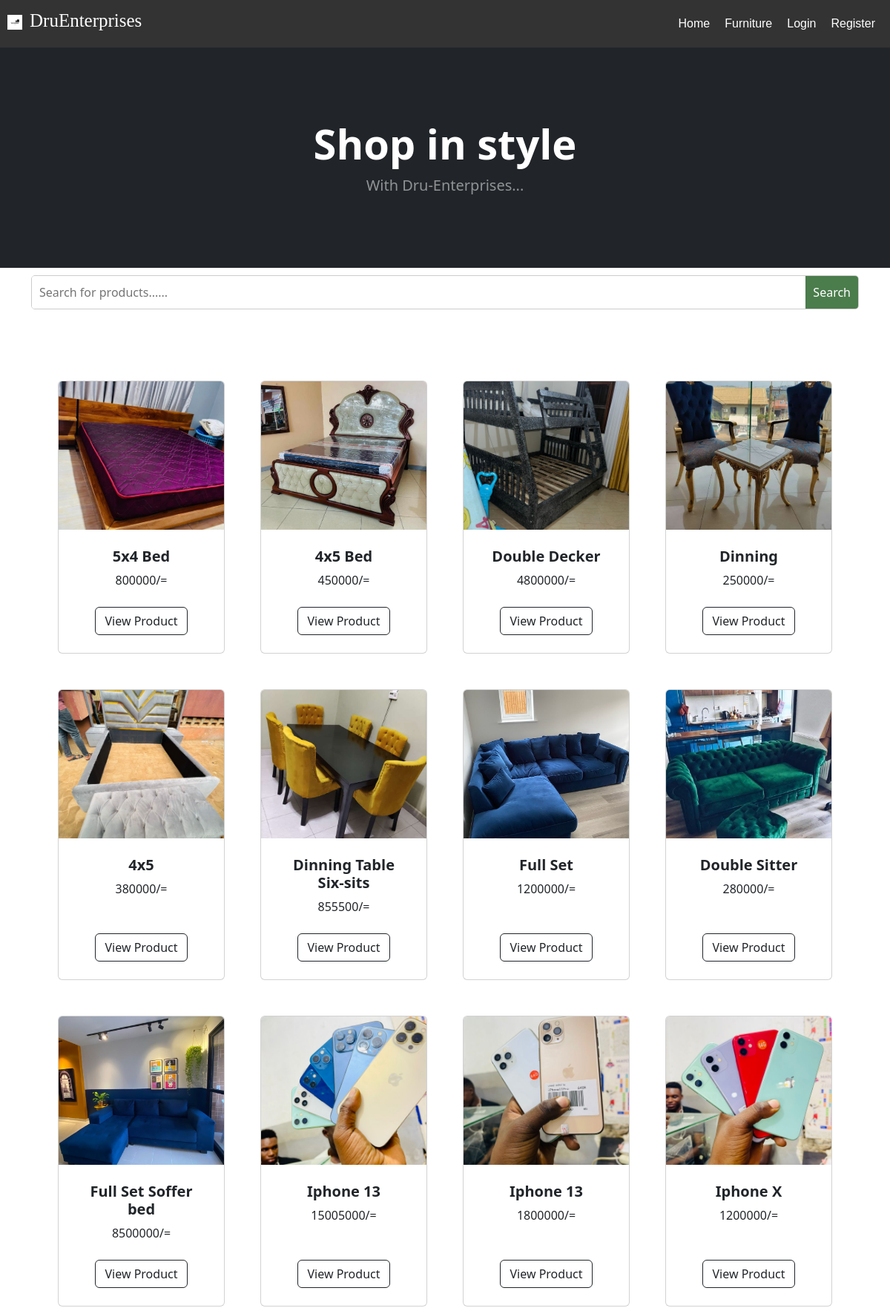
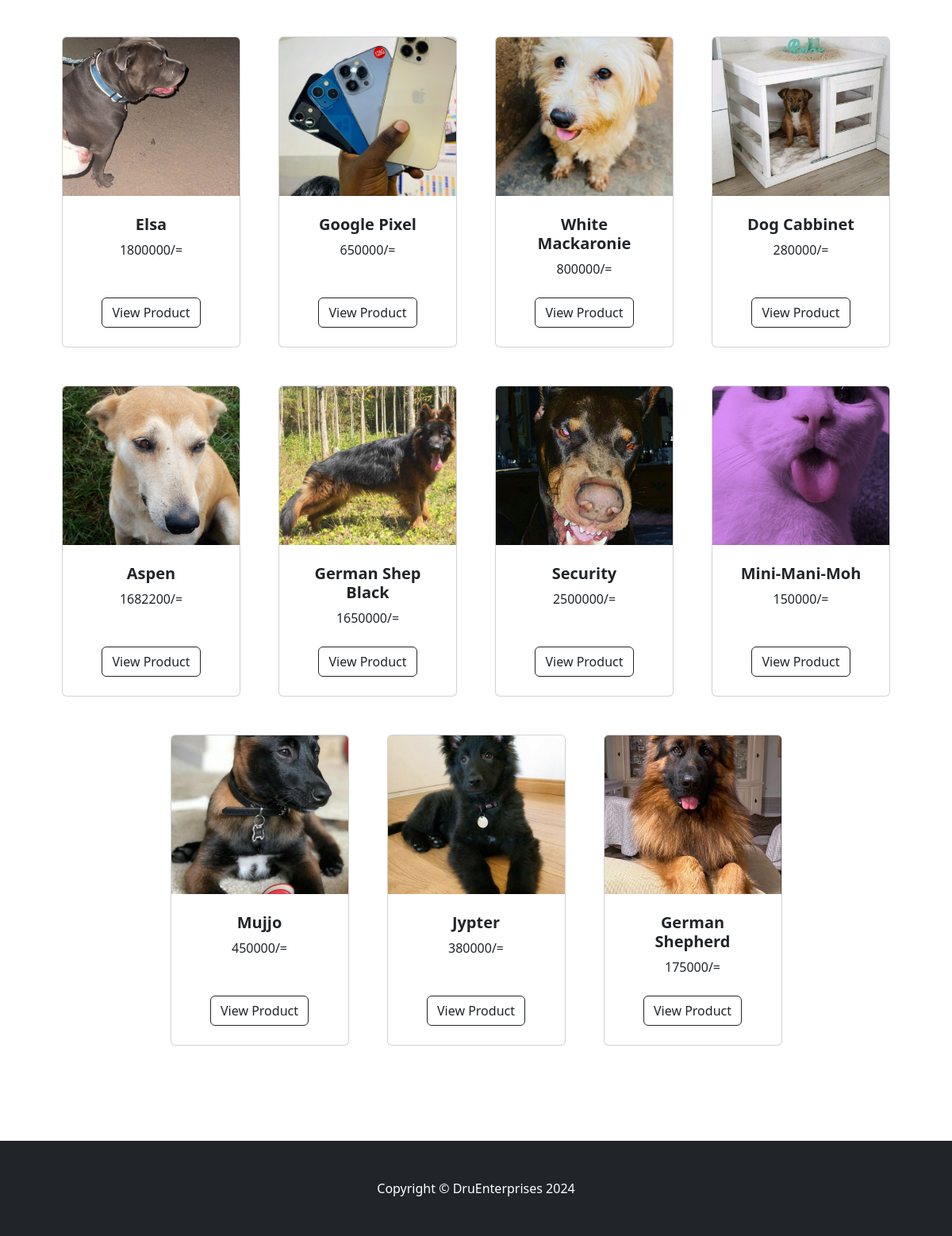
The app's page /, older data (2 pictures, top to bottom).
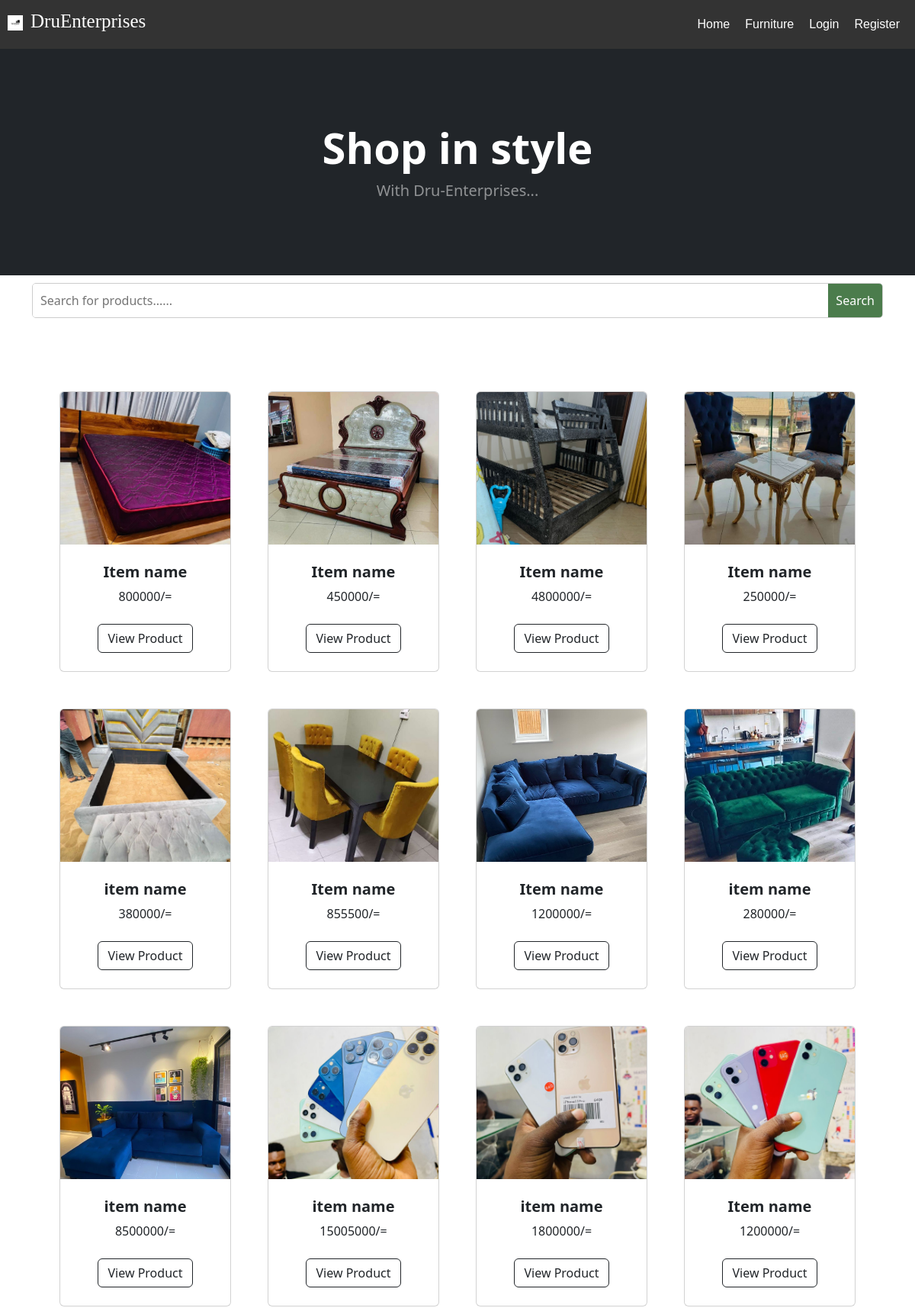
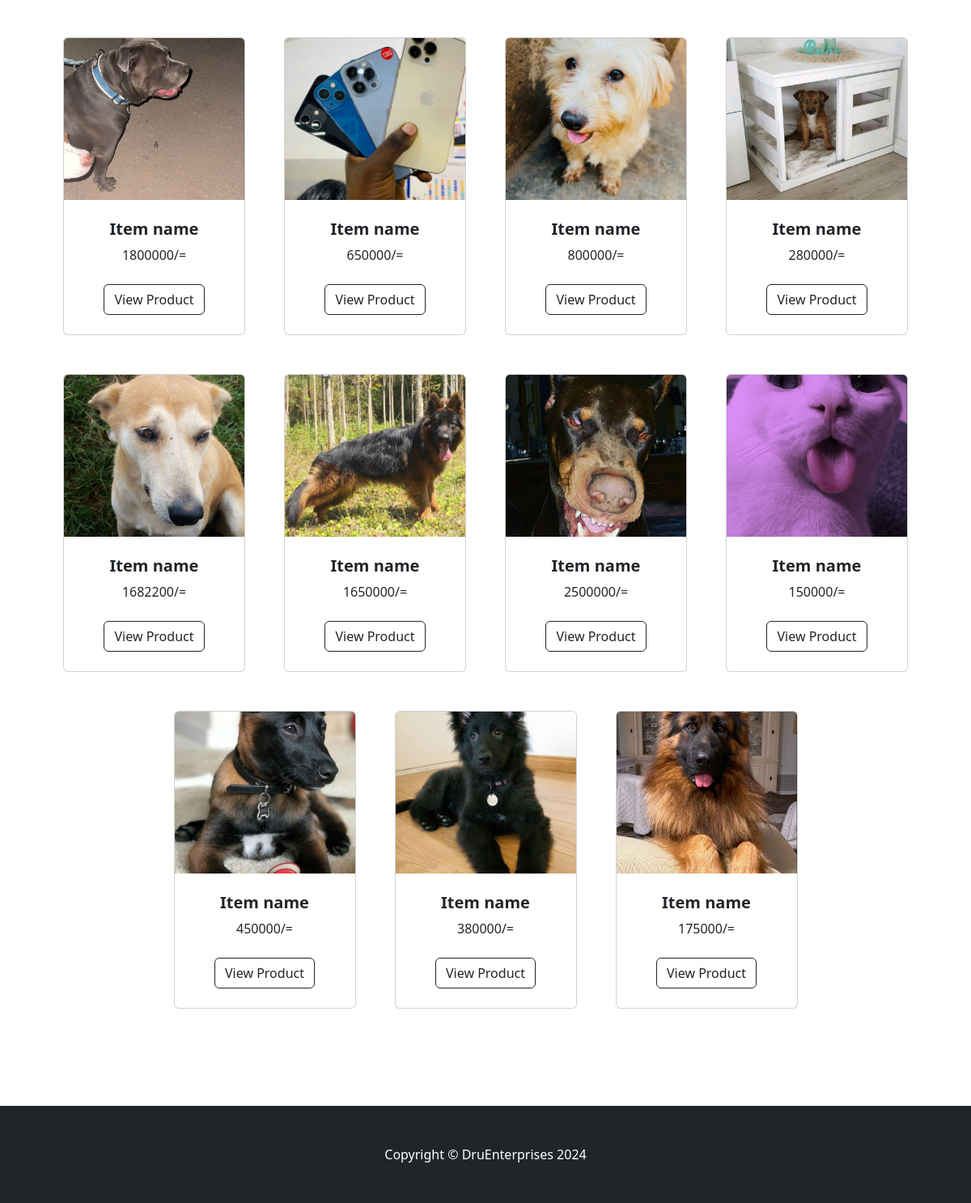
The same page, newer data (2 pictures, top to bottom).
### druu/models.py (models this page shows, shortened)
class Product(models.Model):
    name = models.CharField(max_length=100)
    price = models.IntegerField(default=0)
    category = models.ForeignKey(Category, on_delete=models.CASCADE, default=1)
    description = models.CharField(max_length=250, default='', null=True, blank=True)
    image = models.ImageField(upload_to="uploads/products/", default="")

### druu/views.py (the view)
# urls.py: path('', views.home, name='home'),
def home(request):
    products = Product.objects.all()
    return render(request, 'home.html', {'products':products,})

### cart/context_processors.py (called while the page is built)
def cart(request):
    return {'cart':Cart(request)}

### druu/templates/home.html (shortened to what this page needs)
{% extends 'base.html' %}
{% load static %}
{% block content %}
<header class="bg-dark py-5">
    <div class="container px-4 px-lg-5 my-5">
        <div class="text-center text-white">
            <h1 class="display-4 fw-bolder">Shop in style</h1>
            <p class="lead fw-normal text-white-50 mb-0">With Dru-Enterprises...</p>
        </div>
    </div>
</header>
<center>
    <div class="container">
        <div class="search-container">
            <input type="text" class="search-input" placeholder="Search for products......">
            <button class="search-button"  id="search-btn"  onclick="search()">Search</button>
        </div>
    </div>
</center>
<section class="py-5">
    <div class="container px-4 px-lg-5 mt-5">
        <div class="row gx-4 gx-lg-5 row-cols-2 row-cols-md-3 row-cols-xl-4 justify-content-center">
            {% for product in products %}
            <div class="col mb-5">
                <div class="card h-100">
                    <img class="card-img-top" src="{{ product.image.url }}" alt="{{ product.image }}" style="width: 100%; height: 200px; object-fit: cover;"/>
                    <div class="card-body p-4">
                        <div class="text-center">
                            <h5 class="fw-bolder">{{ product.name }}</h5>
                            {{ product.price }}/=
                        </div>
                    </div>
                    <div class="card-footer p-4 pt-0 border-top-0 bg-transparent">
                        <div class="text-center"><a class="btn btn-outline-dark mt-auto"
                                href="{% url 'product' product.id %}">View Product</a>
                        </div>
                    </div>
                </div>
            </div>
            {% endfor %}
            </div>
        </div>
        <br><br><br><b></b>
{% endblock %}

### druu/templates/base.html (shortened to what this page needs)
{% load static %}
<!DOCTYPE html>
<html lang="en">
<head>
    <link rel="stylesheet" href="{% static 'style/style.css' %}">
    <link rel="stylesheet" href="{% static 'style/nav.css' %}">
    <link rel="stylesheet" href="{% static 'css/styles.css' %}" />
    <link href="https://cdn.jsdelivr.net/npm/bootstrap-icons@1.5.0/font/bootstrap-icons.css" rel="stylesheet" />
</head>
<body>
    <nav>
        <div class="nav-list">
            <h1><img src="{% static 'images/Dru-interiors.png' %} " alt="">DruEnterprises</h1>
            <ul class="nav-unorder">
                <li><a href="{% url 'home' %}">Home</a></li>
                <li><a href="{% url 'category' 'Beddings' %}">Furniture</a></li>
                {% if user.is_authenticated %}
                <li><a href="{% url 'category' 'Gadgets' %}">Gadgets</a></li>
                <li><a href="{% url 'category' 'Phones' %}">phones</a></li>
                <li><a href="{% url 'category' 'Pets' %}">pets</a></li>
                <li><a href="{% url 'about' %}">About</a></li>
                <li><a href="{% url 'contact' %}">Contact</a></li>
                <li><a class="dropdown-item" href="{% url 'category_summary' %}">All Products</a></li>
                <li class="nav-item dropdown">
                    <a class="nav-link dropdown-toggle" id="navbarDropdown" href="#" role="button" data-bs-toggle="dropdown" aria-expanded="false">Categories</a>
                    <ul class="dropdown-menu" aria-labelledby="navbarDropdown">
                        <li><a class="dropdown-item" href="{% url 'category_summary' %}">All Products</a></li>
                        <li><hr class="dropdown-divider" /></li>
                        <li><a class="dropdown-item" href="{% url 'category' 'Beddings' %}">Furniture</a></li>
                        <li><a class="dropdown-item" href="{% url 'category' 'Phones' %}">Phones</a></li>
                        <li><a class="dropdown-item" href="{% url 'category' 'Pets' %}">Pets</a></li>
                        <li><a class="dropdown-item" href="{% url 'category' 'Gadgets' %}">Gadgets</a></li>
                        <li><a class="dropdown-item" href="{% url 'category' 'Soffer' %}">Soffer</a></li>
                    </ul>
                </li>
                <form class="d-flex">
                    <a href="{% url 'cart_summary' %}" class="btn btn-outline-light">
                        <i class="bi-cart-fill me-1"></i>
                        Cart
                        <span class="badge bg-dark text-white ms-1 rounded-pill" id="cart_quantity">{{ cart|length }}</span>
                    </a>
                </form>
                <li><a href="{% url 'logout' %}">Logout</a></li>
                {% else %}
                <li><a href="{% url 'login' %}">Login</a></li>
                <li><a href="{% url 'register' %}">Register</a></li>
                {% endif %}
            </ul>
        </div>
    </nav>
    {% block content %}
    {% endblock %}
    <footer class="py-5 bg-dark footer-edit">
        <div class="container"><p class="m-0 text-center text-white">Copyright &copy; DruEnterprises 2024 </p></div>
    </footer>
</body>
</html>

### druu/static/style/style.css (style rules this page uses)
* { margin: 0; padding: 0; }
nav ul { display: none; }
.nav-list h1 { font-size: 25px; font-family: Cambria, Cochin, Georgia, Times, 'Times New Roman', serif !important; }
.nav-list img { width: 30px; padding-right: 10px; }
@media only screen and (min-width: 768px) { .nav-list { width: 100%; text-align: center; display: flex; justify-content: space-between; } }
@media only screen and (min-width: 768px) { nav ul { display: block; list-style: none; display: flex; padding: 10px; margin: 0 30px; } }
@media only screen and (min-width: 768px) { nav li { padding: 10px; } }
@media only screen and (min-width: 768px) { ul li a { text-decoration: none; color: #fff; } }
@media only screen and (min-width: 1025px) { nav ul { padding: 10px; margin: 0 30px; } }

### druu/static/style/nav.css (style rules this page uses)
.nav-list { display: flex; justify-content: space-between; align-items: center; padding: 10px; background-color: #333; color: #fff; font-family: Arial, sans-serif; }
.nav-unorder { display: flex; list-style: none; margin: 0; padding: 0; }
.footer-edit { position: absolute; width: 100%; }

### druu/templates/home.html (style rules this page uses)
.search-container { display: flex; margin-top: 10px; width: 100% !important; border: 1px solid #ccc; border-radius: 5px; overflow: hidden; }
.search-input { flex: 1; padding: 10px; border: none; outline: none; }
.search-button { padding: 10px; background-color: #4b7c4c; color: white; border: none; cursor: pointer; }

Row changes from the older to the newer data that the page shows:
changed Product (number 1 of 23 on the later page): name "5x4 Bed" → "Item name"
changed Product (number 2 of 23 on the later page): name "4x5 Bed" → "Item name"
changed Product (number 3 of 23 on the later page): name "Double Decker" → "Item name"
changed Product (number 4 of 23 on the later page): name "Dinning" → "Item name"
changed Product (number 5 of 23 on the later page): name "4x5" → "item name"
changed Product (number 6 of 23 on the later page): name "Dinning Table Six-sits" → "Item name"
changed Product (number 7 of 23 on the later page): name "Full Set" → "Item name"
changed Product (number 8 of 23 on the later page): name "Double Sitter" → "item name"
changed Product (number 9 of 23 on the later page): name "Full Set Soffer bed" → "item name"
changed Product (number 10 of 23 on the later page): name "Iphone 13" → "item name"
changed Product (number 11 of 23 on the later page): name "Iphone 13" → "item name"
changed Product (number 12 of 23 on the later page): name "Iphone X" → "Item name"
changed Product (number 13 of 23 on the later page): name "Elsa" → "Item name"
changed Product (number 14 of 23 on the later page): name "Google Pixel" → "Item name"
changed Product (number 15 of 23 on the later page): name "White Mackaronie" → "Item name"
changed Product (number 16 of 23 on the later page): name "Dog Cabbinet" → "Item name"
changed Product (number 17 of 23 on the later page): name "Aspen" → "Item name"
changed Product (number 18 of 23 on the later page): name "German Shep Black" → "Item name"
changed Product (number 19 of 23 on the later page): name "Security" → "Item name"
changed Product (number 20 of 23 on the later page): name "Mini-Mani-Moh" → "Item name"
changed Product (number 21 of 23 on the later page): name "Mujjo" → "Item name"
changed Product (number 22 of 23 on the later page): name "Jypter" → "Item name"
changed Product (number 23 of 23 on the later page): name "German Shepherd" → "Item name"
